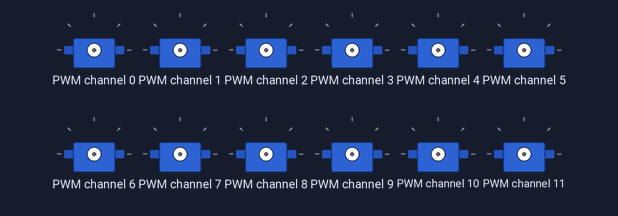
The program below on a simulated Raspberry Pi (BCM pin numbers), started with the argument install. Parts: 12 × servo. System figures (address, load, memory, disk, uptime) are fixed made-up values; servo angles are drawn from the pulse width (0.5 ms = 0°, 2.5 ms = 180°); library files of the repository ran but are not shown: PCA9685.py. At 0.4 s the program stops and its outputs stay as they are.

Above: at 0.15 s.
Timing chart, 0 to 1.8 s (numbered marks = the images above):
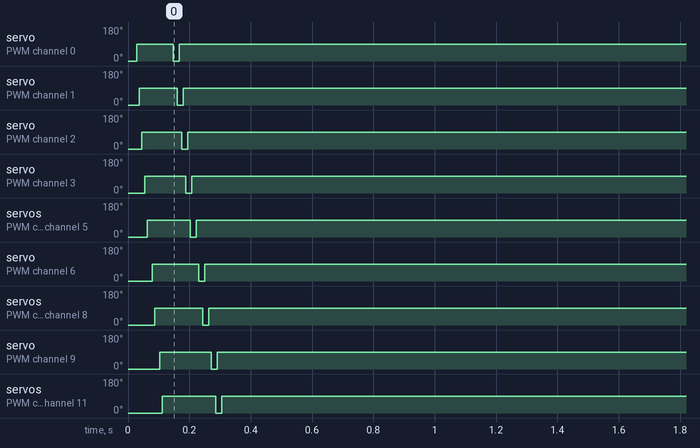

Measured:
- by itself, servo on PWM channel 0: 0° → 90° at 0.03 s
- by itself, servo on PWM channel 1: 0° → 90° at 0.04 s
- by itself, servo on PWM channel 2, servo on PWM channel 3: 0° → 90° at 0.05 s
- by itself, servo on PWM channel 4: 0° → 90° at 0.06 s
- by itself, servo on PWM channel 5: 0° → 90° at 0.07 s
- by itself, servo on PWM channel 6: 0° → 90° at 0.08 s
- by itself, servo on PWM channel 7: 0° → 90° at 0.09 s
- by itself, servo on PWM channel 8, servo on PWM channel 9: 0° → 90° at 0.10 s

The program:

sunfounderservomotorcontrol.py
```python
#!/usr/bin/env python
'''
**********************************************************************
* Filename    : Servo.py
* Description : Driver module for servo, with PCA9685
* Author      : Cavon
* Brand       : SunFounder
* E-mail      : service@sunfounder.com
* Website     : www.sunfounder.com
* Update      : Cavon    2016-09-13    New release
*               Cavon    2016-09-21    Change channel from 1 to all
**********************************************************************
'''

import PCA9685

class Servo(object):
    '''Servo driver class'''
    _MIN_PULSE_WIDTH = 600
    _MAX_PULSE_WIDTH = 2400
    _DEFAULT_PULSE_WIDTH = 1500
    _FREQUENCY = 60

    _DEBUG = False
    _DEBUG_INFO = 'DEBUG "Servo.py":'


    def __init__(self, channel, offset=0, lock=True, bus_number=None, address=0x40):
        ''' Init a servo on specific channel, this offset '''
        if channel<0 or channel > 16:
            raise ValueError("Servo channel \"{0}\" is not in (0, 15).".format(channel))
        if self._DEBUG:
            print (self._DEBUG_INFO, "Debug on")
        self.channel = channel
        self.offset = offset
        self.lock = lock

        self.pwm = PCA9685.PWM(bus_number=bus_number, address=address)
        self.frequency = self._FREQUENCY
        self.write(90)

    def setup(self):
        self.pwm.setup()

    def _angle_to_analog(self, angle):
        ''' Calculate 12-bit analog value from giving angle '''
        pulse_wide   = self.pwm.map(angle, 0, 180, self._MIN_PULSE_WIDTH, self._MAX_PULSE_WIDTH)
        analog_value = int(float(pulse_wide) / 1000000 * self.frequency * 4096)
        if self._DEBUG:
            print (self._DEBUG_INFO, 'Angle %d equals Analog_value %d' )% (angle, analog_value)
        return analog_value

    @property
    def frequency(self):
        return self._frequency

    @frequency.setter
    def frequency(self, value):
        self._frequency = value
        self.pwm.frequency = value

    @property
    def offset(self):
        return self._offset

    @offset.setter
    def offset(self, value):
        ''' Set offset for much user-friendly '''
        self._offset = value
        if self._DEBUG:
            print (self._DEBUG_INFO, 'Set offset to %d') % self.offset

    def write(self, angle):
        ''' Turn the servo with giving angle. '''
        if self.lock:
            if angle > 180:
                angle = 180
            if angle < 0:
                angle = 0
        else:
            if angle<0 or angle>180:
                raise ValueError("Servo \"{0}\" turn angle \"{1}\" is not in (0, 180).".format(self.channel, angle))
        val = self._angle_to_analog(angle)
        val += self.offset
        self.pwm.write(self.channel, 0, val)
        if self._DEBUG:
            print (self._DEBUG_INFO, 'Turn angle = %d') % angle

    @property
    def debug(self):
        return self._DEBUG

    @debug.setter
    def debug(self, debug):
        ''' Set if debug information shows '''
        if debug in (True, False):
            self._DEBUG = debug
        else:
            raise ValueError('debug must be "True" (Set debug on) or "False" (Set debug off), not "{0}"'.format(debug))

        if self._DEBUG:
            print (self._DEBUG_INFO, "Set debug on")
        else:
            print (self._DEBUG_INFO, "Set debug off")


def install():
    all_servo = [0,0,0,0, 0,0,0,0, 0,0,0,0, 0,0,0,0]
    for i in range(16):
        all_servo[i] = Servo(i)
    for servo in all_servo:
        servo.setup()
        servo.write(90)

if __name__ == '__main__':
    import sys
    if len(sys.argv) == 2:
        if sys.argv[1] == "install":
            install()
    else:
        #test()
        print("run")
```
